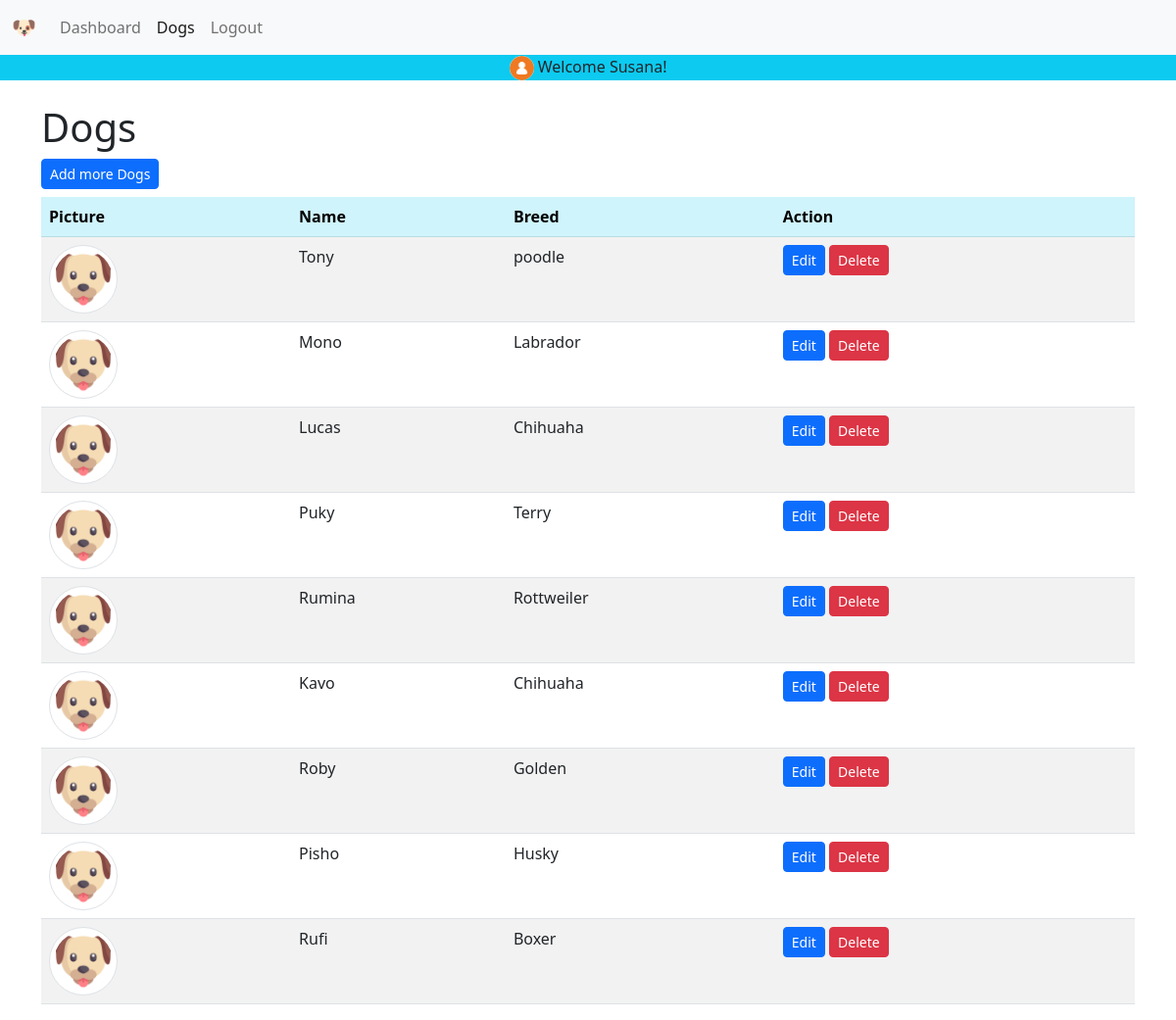
/dogs/dogs.php (signed in), run on the app's committed database.
### tables this page shows
CREATE TABLE `users` (
  `id` int(11) NOT NULL,
  `first_name` varchar(255) NOT NULL,
  `last_name` varchar(255) NOT NULL,
  `password` varchar(255) NOT NULL,
  `email` varchar(255) NOT NULL,
  `picture` varchar(255) DEFAULT NULL,
  `status` varchar(4) NOT NULL DEFAULT 'user'
);

CREATE TABLE `animals` (
  `id` int(11) NOT NULL,
  `name` varchar(255) NOT NULL,
  `breed` varchar(255) NOT NULL,
  `description` varchar(255) NOT NULL,
  `age` int(11) DEFAULT NULL,
  `picture` varchar(255) DEFAULT NULL
);

### dogs/dogs.php (the view, shortened to what this page needs)
<?php require_once '../components/db_connect.php';
$status = 'adm';
$res = mysqli_query($connect, "SELECT * FROM users WHERE status ='$status'");
$user = mysqli_fetch_array($res, MYSQLI_ASSOC);
$sql = "SELECT * FROM animals";
$result = mysqli_query($connect, $sql);
$tbody = '';
if (mysqli_num_rows($result) > 0) {
    while ($row = $result->fetch_array(MYSQLI_ASSOC)) {
        $tbody .= "<tr>
            <td><img class='img-thumbnail rounded-circle img-fluid' width= 70px src='../pictures/" . $row['picture'] . "' alt=" . $row['name'] . "></td>
            <td>" . $row['name'] .  "</td>
            <td>" . $row['breed'] . "</td>
            <td><a href='update.php?id=" . $row['id'] . "'><button class='btn btn-primary btn-sm' type='button'>Edit</button></a>
            <a href='delete.php?id=" . $row['id'] . "'><button class='btn btn-danger btn-sm' type='button'>Delete</button></a></td>
         </tr>";
    }
} else {
    $tbody = "<tr><td colspan='5'><center>No Data Available </center></td></tr>";
}
?>
<!DOCTYPE html>
<html lang="en">
<head>
     <?php require_once '../components/boot.php' ?>
</head>
<body>
     <nav class="navbar navbar-expand-lg bg-light">
  <div class="container-fluid">
    <a class="navbar-brand" href="#">🐶</a>
    <div class="collapse navbar-collapse" id="navbarNav">
      <ul class="navbar-nav">
        <li class="nav-item">
          <a class="nav-link " aria-current="page" href="../dashboard.php">Dashboard</a>
        </li>
        <li class="nav-item">
          <a class="nav-link active" href="dogs/dogs.php">Dogs</a>
        </li>
        <li class="nav-item">
          <a class="nav-link" href="../logout.php?logout">Logout</a>
        </li>
      </ul>
    </div>
    </nav>
      <div class="bg-info text-center">
<img class="rounded-circle"src="../pictures/<?=$user["picture"]?>" width="25px"alt=""> Welcome <?=$user["first_name"]?>!
</div>
    <div class="container mt-4">
    <h1>Dogs</h1>
    <a  href="create.php"><button class='btn btn-primary btn-sm mb-2' type='button'>Add more Dogs</button></a>
                <table class='table table-striped'>
                    <thead class='table-info'>
                        <tr>
                            <th>Picture</th>
                            <th>Name</th>
                             <th>Breed</th>
                            <th>Action</th>
                        </tr>
                    </thead>
                    <tbody>
                        <?= $tbody ?>
                    </tbody>
                </table>
</div>
</body>
</html>
</body>
</html>

### components/boot.php (shortened to what this page needs)
<link href="https://cdn.jsdelivr.net/npm/bootstrap@5.2.2/dist/css/bootstrap.min.css" rel="stylesheet">

### data on the page
users: picture (placeholder picture), first_name "Susana"
animals: picture (picture), name "Tony", breed "poodle"
animals: picture (picture), name "Mono", breed "Labrador"
animals: picture (picture), name "Lucas", breed "Chihuaha"
animals: picture (picture), name "Puky", breed "Terry"
animals: picture (picture), name "Rumina", breed "Rottweiler"
animals: picture (picture), name "Kavo", breed "Chihuaha"
animals: picture (picture), name "Roby", breed "Golden"
animals: picture (picture), name "Pisho", breed "Husky"
animals: picture (picture), name "Rufi", breed "Boxer"
